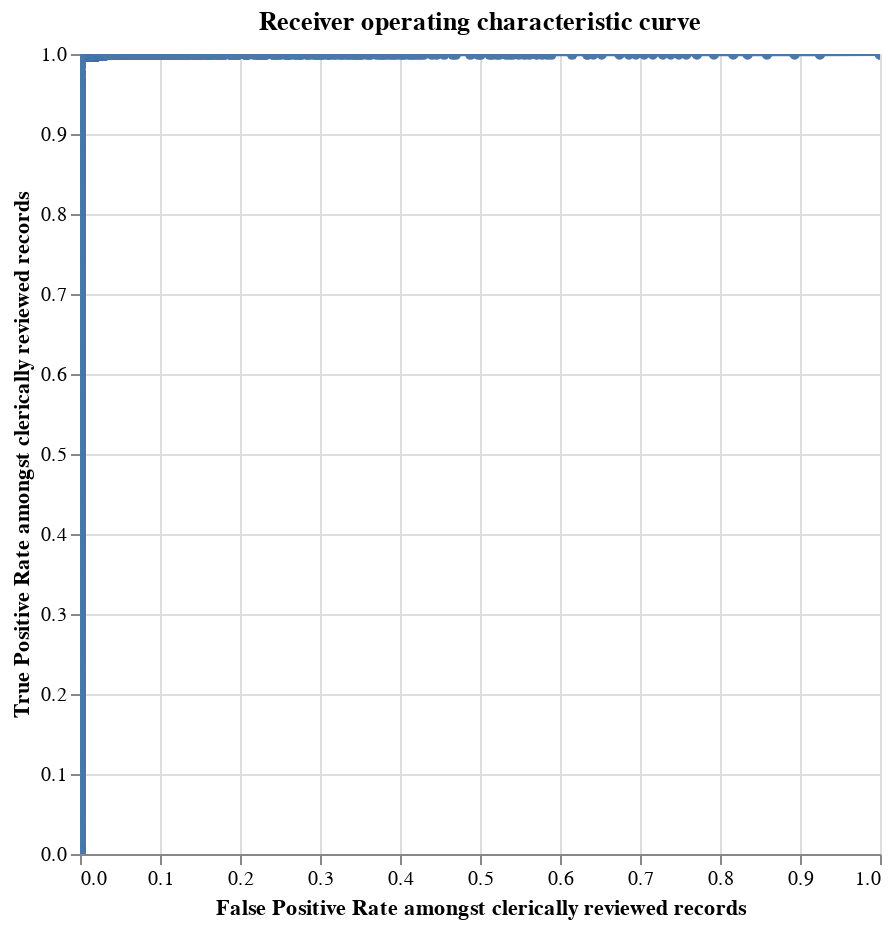

The notebook cell saved with this chart:
### Code cell
linker.roc_chart_from_labels_column("cluster")

### Figure 1 — Vega-Lite specification as saved in the notebook (floating-point values rounded to 4 significant figures; data arrays with more than 128 entries replaced by an {"elided": "..."} marker saying what was removed)
{"$schema": "https://vega.github.io/schema/vega-lite/v4.8.1.json", "data": {"values": {"elided": "4912 records"}}, "encoding": {"tooltip": [{"field": "truth_threshold", "format": ".4f", "type": "quantitative"}, {"field": "match_probability", "format": ".4%", "type": "quantitative"}, {"field": "fp_rate", "format": ".4f", "title": "FP_rate", "type": "quantitative"}, {"field": "tp_rate", "format": ".4f", "title": "TP_rate", "type": "quantitative"}, {"field": "tp", "format": ",.0f", "title": "TP", "type": "quantitative"}, {"field": "tn", "format": ",.0f", "title": "TN", "type": "quantitative"}, {"field": "fp", "format": ",.0f", "title": "FP", "type": "quantitative"}, {"field": "fn", "format": ",.0f", "title": "FN", "type": "quantitative"}, {"field": "precision", "format": ".4f", "type": "quantitative"}, {"field": "recall", "format": ".4f", "type": "quantitative"}, {"field": "f1", "format": ".4f", "title": "F1", "type": "quantitative"}], "x": {"field": "fp_rate", "sort": ["truth_threshold"], "title": "False Positive Rate amongst clerically reviewed records", "type": "quantitative"}, "y": {"field": "tp_rate", "sort": ["truth_threshold"], "title": "True Positive Rate amongst clerically reviewed records", "type": "quantitative"}}, "height": 400, "mark": {"clip": true, "point": true, "type": "line"}, "selection": {"selector076": {"bind": "scales", "encodings": ["x"], "type": "interval"}}, "title": "Receiver operating characteristic curve", "width": 400}
